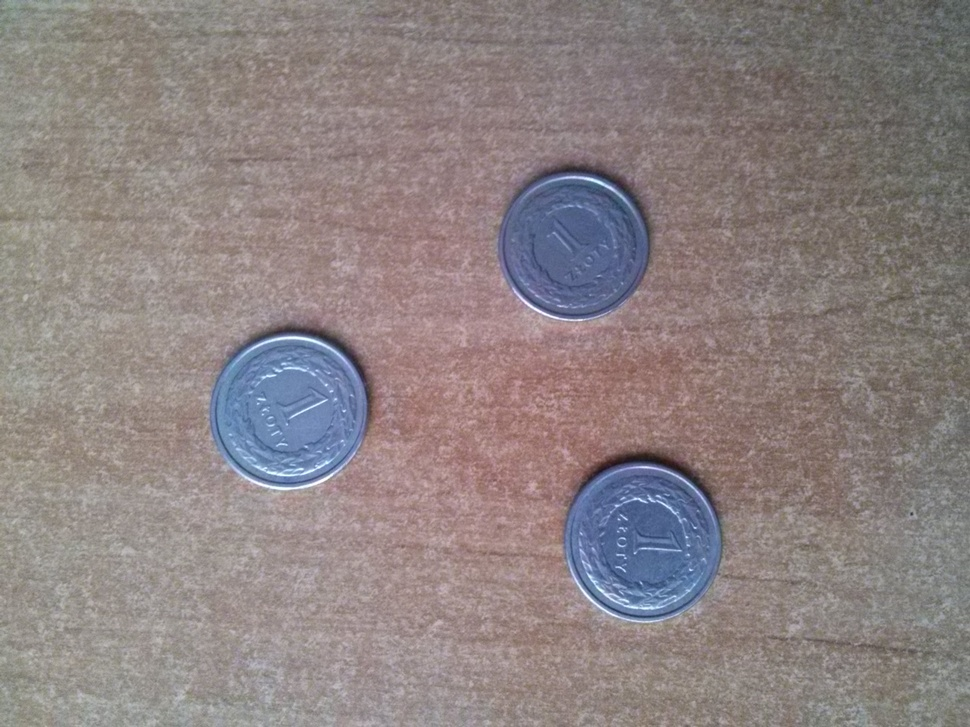
#> input picture zdjecia/1280 x 960/CAM01162.jpg, 970 x 727 px, shrunk from 1280 x 960 before the run
$ python -i 'rozpoznawanie pieniedzy.py'   (imports and definitions only)
#> lines starting #> are read from the running program, lines starting #| are printed output that depends on the picture; after the words box and inside, x2 and y2 are one past the last pixel; in counts of white or black regions, pixels touching at a corner belong together
from skimage import io, img_as_ubyte, filters
from skimage.morphology import disk
import skimage.morphology as mp
from skimage.color import rgb2gray, gray2rgb
from matplotlib import pyplot as plt
import numpy as np
import os


# [30 lines left out: functions plot_hist, progowanie, not called in this run]


def konwolucja(image):
    img = rgb2gray(image)
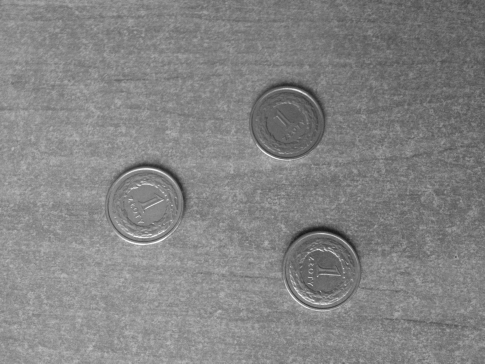
#> img: shape (727, 970) float64 (shown at 1/2 size); min 0.0826, max 0.999, mean 0.518
    img = filters.sobel(img)
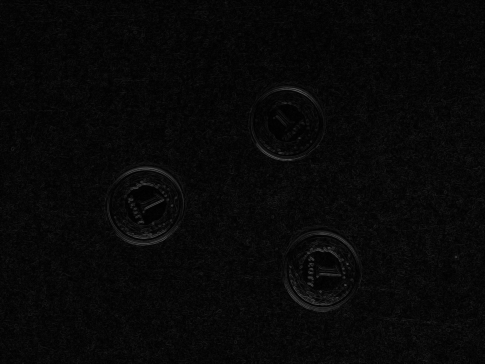
#> img: shape (727, 970) float64 (shown at 1/2 size); min 0, max 0.377, mean 0.0332
    return gray2rgb(img)


def kontrastowanie(image):
    img = np.copy(image)
    srednia = [0, 0, 0]
    odchylenie = [0, 0, 0]
    for i in range(3):
        srednia[i] = np.mean(img[:, :, i])
        odchylenie[i] = np.std(img[:, :, i])
#> after the loop, odchylenie = [0.0247, 0.0247, 0.0247]; srednia = [0.0332, 0.0332, 0.0332]

    for m in range(3):
        color = img[:, :, m]
        color[color >= srednia[m] + 3 * odchylenie[m]] = 1
        color[color < srednia[m] + 3 * odchylenie[m]] = 0
        img[:, :, m] = color
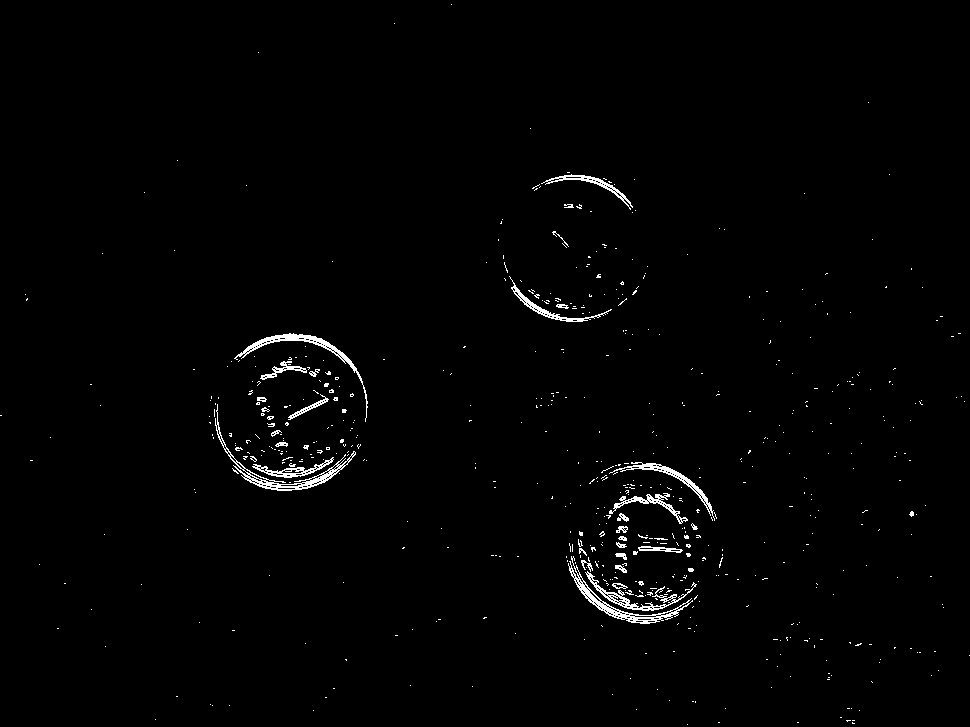
#> color: shape (727, 970) float64; values 0 (black) and 1 (white), 1.3% white in thin lines or dots

    return img

def odszumianie(image):
    img = rgb2gray(image)
    img =  filters.median(img, disk(2))
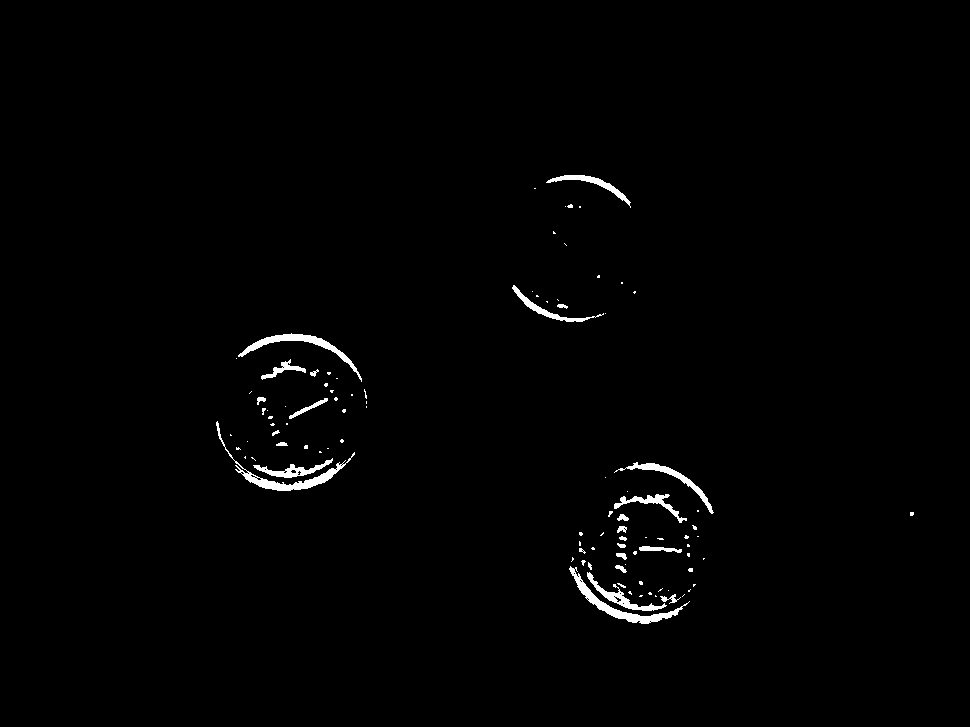
#> img: shape (727, 970) float64; values 0 (black) and 1 (white), 1% white; 100 white regions (74 under 20 px), largest, box (x1, y1, x2, y2) and area: (569, 566, 690, 624) 958, (216, 421, 355, 491) 953, (238, 333, 362, 382) 831
    return gray2rgb(img)

def dylatacja(image):
    return mp.dilation(image)
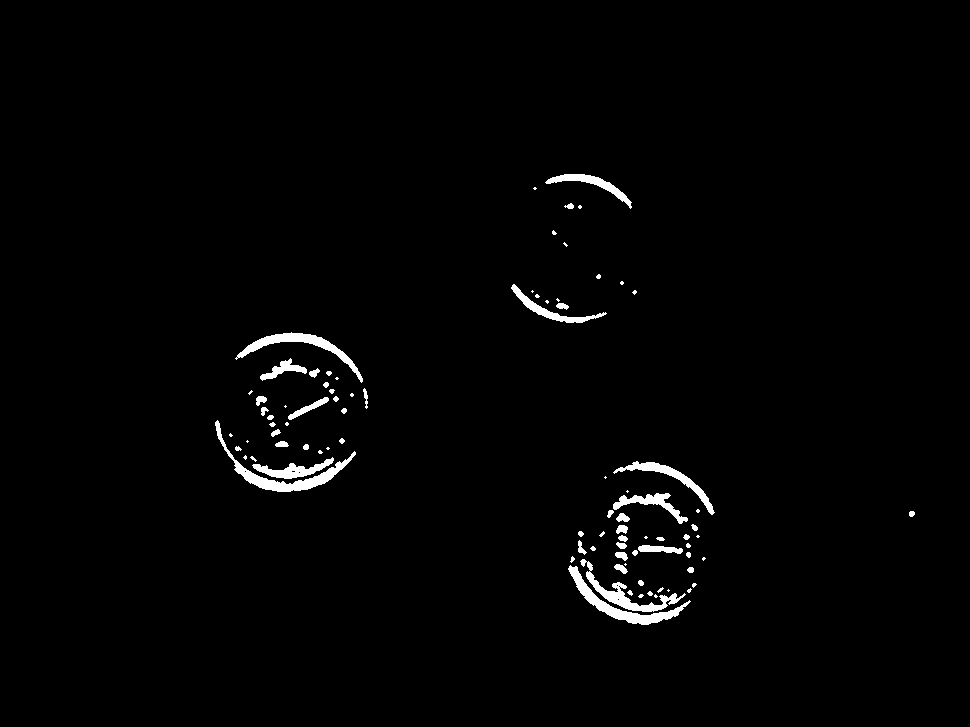
#> returned value: shape (727, 970, 3) float64; values 0 (black) and 1 (white), 1.6% white; 88 white regions (38 under 20 px), largest, box (x1, y1, x2, y2) and area: (215, 420, 356, 492) 1360, (568, 565, 691, 625) 1256, (235, 332, 363, 383) 1103

def erozja(image):
    return mp.erosion(image)


def wykrywanie10gr(image):
    return image

def wykrywanie20gr(image):
    return image

def wykrywanie50gr(image):
    return image

def wykrywanie1zl(image):
    return image

def wykrywanie2zl(image):
    return image

def wykrywanie5zl(image):
    return image

def wykrywanie10zl(image):
    return image

def wykrywanie20zl(image):
    return image

def wykrywanieMonet(image):
    img = np.copy(image)
    """
    print("\t\tTrwa progowanie...")
    img = progowanie(img)
    """
    print("\t\tTrwa konwolucja...")
    img = konwolucja(img)

    print("\t\tTrwa kontrastowanie...")
    img = kontrastowanie(img)

    print("\t\tTrwa odszumianie...")
    img = odszumianie(img)

    print("\t\tTrwa dylatacja...")
    img = dylatacja(img)
    """
    print("\t\tTrwa erozja...")
    img = erozja(img)
    """
    return img


# [35 lines left out: function main, not called in this run]


# [1 line not run here, left out]

>>> import cv2
>>> picture = cv2.cvtColor(cv2.imread('zdjecia/1280 x 960/CAM01162.jpg'), cv2.COLOR_BGR2RGB)
>>> result = wykrywanieMonet(picture)

$ run again, on zdjecia/1280 x 960/CAM01195.jpg
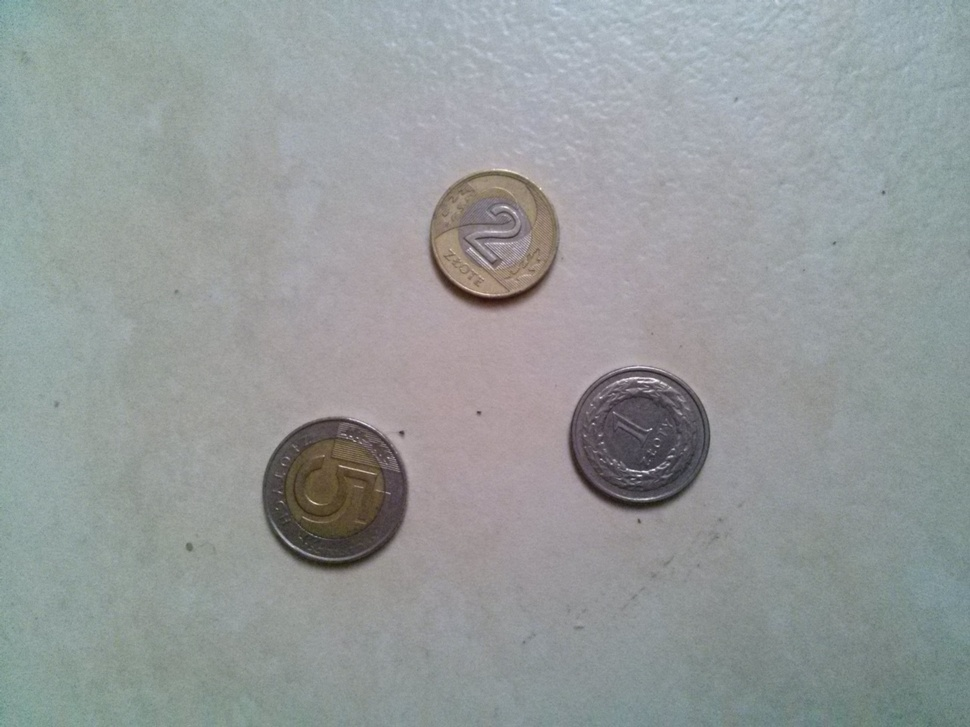
#> input picture zdjecia/1280 x 960/CAM01195.jpg, 970 x 727 px, shrunk from 1280 x 960 before the run
#> after the loop in kontrastowanie, `for i in range(3):`: odchylenie = [0.0187, 0.0187, 0.0187]; srednia = [0.0159, 0.0159, 0.0159]
#> after the loop in kontrastowanie, `for m in range(3):`:
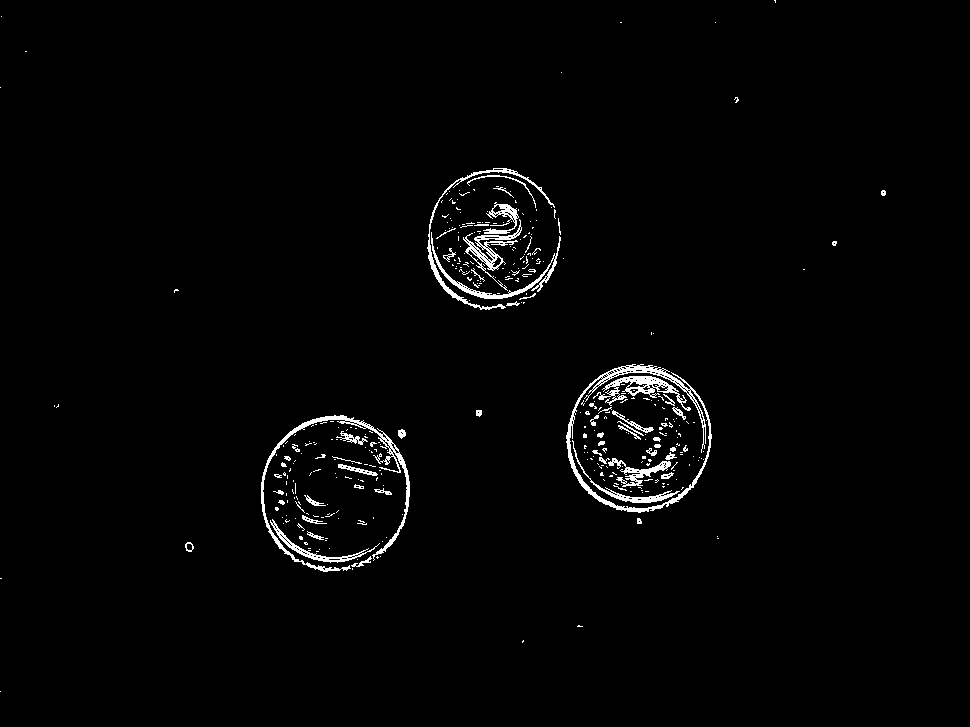
#> color: shape (727, 970) float64; values 0 (black) and 1 (white), 1.8% white in thin lines or dots, all inside (x1, y1, x2, y2) = (0, 0, 886, 692)
#> in dylatacja, `return mp.dilation(image)`:
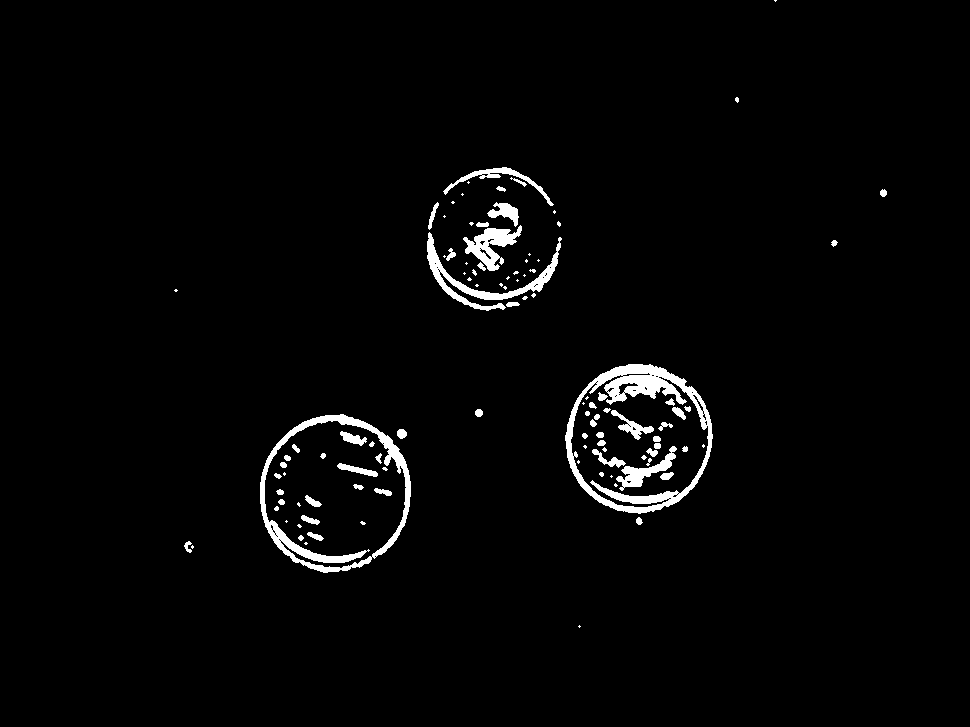
#> returned value: shape (727, 970, 3) float64; values 0 (black) and 1 (white), 2.4% white; 106 white regions (48 under 20 px), largest, box (x1, y1, x2, y2) and area: (565, 364, 713, 514) 4765, (260, 414, 411, 573) 3515, (427, 232, 562, 311) 1817

$ run again, on zdjecia/1280 x 960/CAM01234.jpg
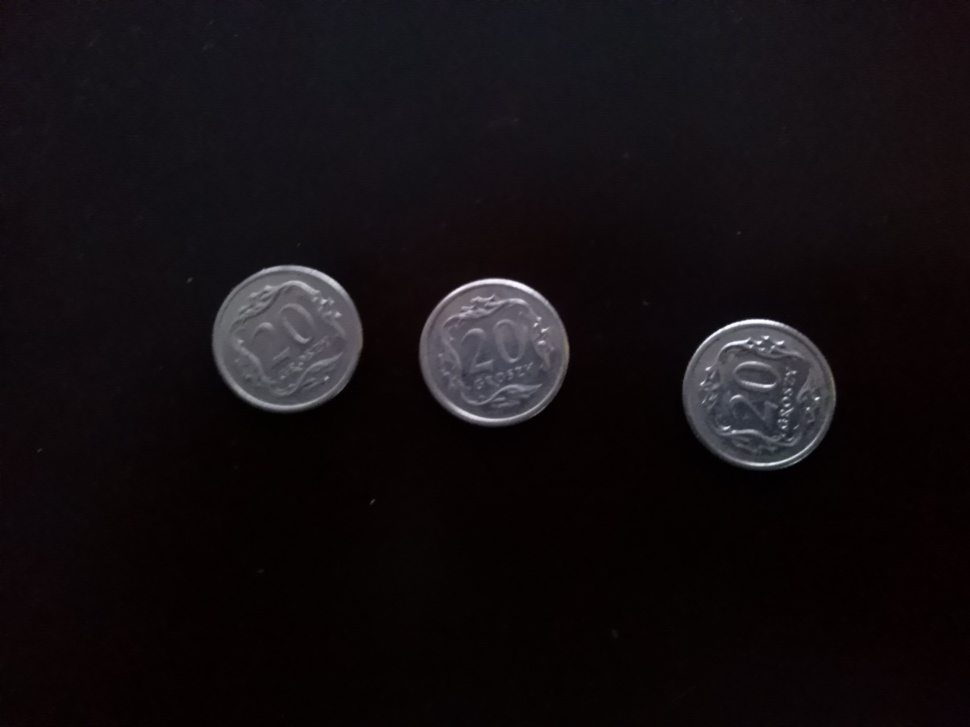
#> input picture zdjecia/1280 x 960/CAM01234.jpg, 970 x 727 px, shrunk from 1280 x 960 before the run
#> after the loop in kontrastowanie, `for i in range(3):`: odchylenie = [0.0236, 0.0236, 0.0236]; srednia = [0.00657, 0.00657, 0.00657]
#> after the loop in kontrastowanie, `for m in range(3):`:
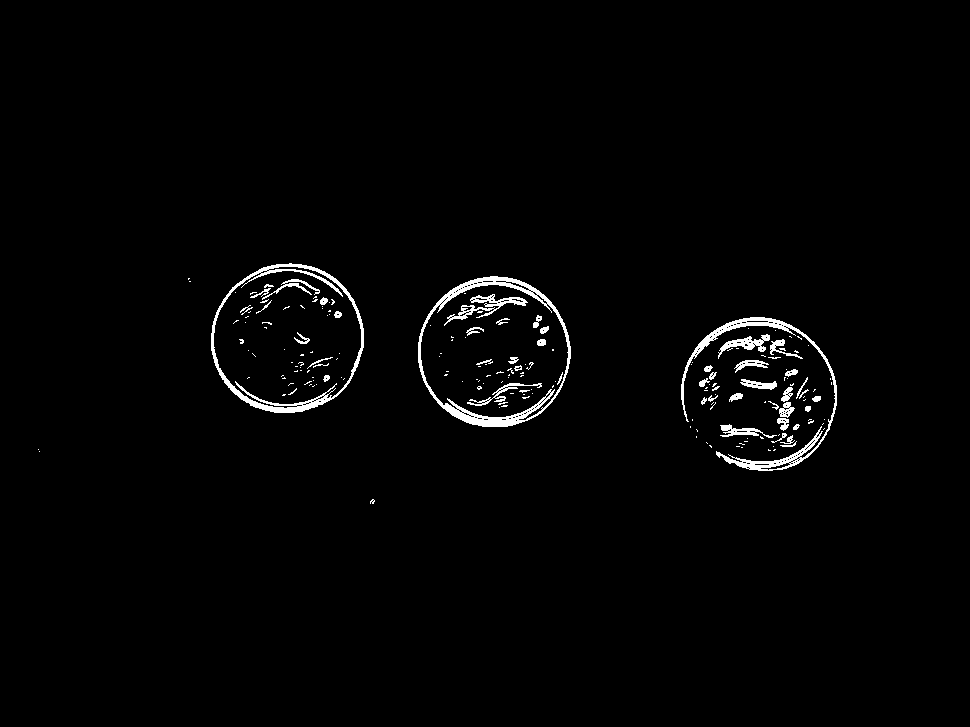
#> color: shape (727, 970) float64; values 0 (black) and 1 (white), 1.7% white; 194 white regions (145 under 20 px), largest, box (x1, y1, x2, y2) and area: (418, 276, 571, 427) 2673, (211, 263, 364, 413) 2292, (681, 317, 837, 471) 2175
#> in dylatacja, `return mp.dilation(image)`:
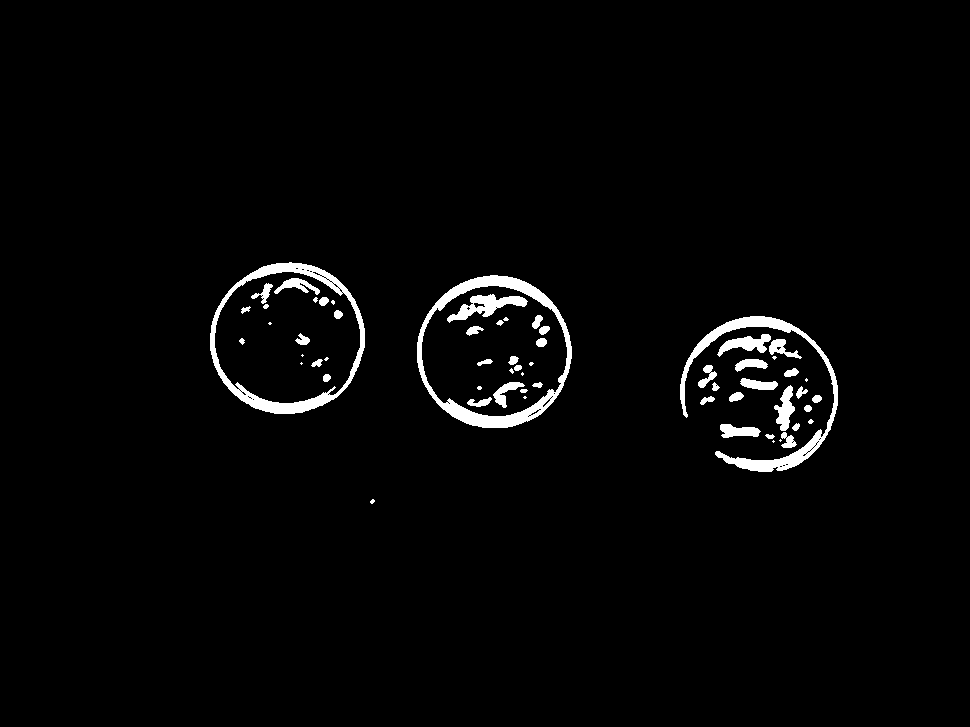
#> returned value: shape (727, 970, 3) float64; values 0 (black) and 1 (white), 2.4% white; 61 white regions (17 under 20 px), largest, box (x1, y1, x2, y2) and area: (417, 275, 572, 428) 3798, (210, 262, 365, 414) 3399, (680, 316, 838, 472) 3144
